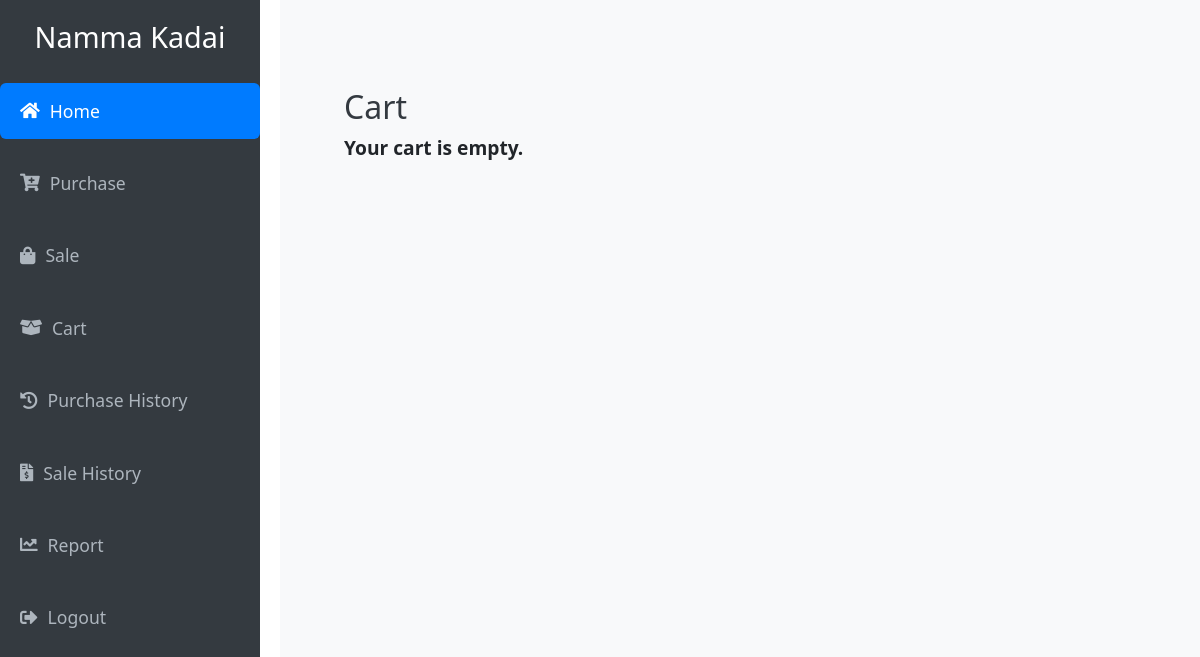
/cart (signed in), run on an earlier commit of the app's database.
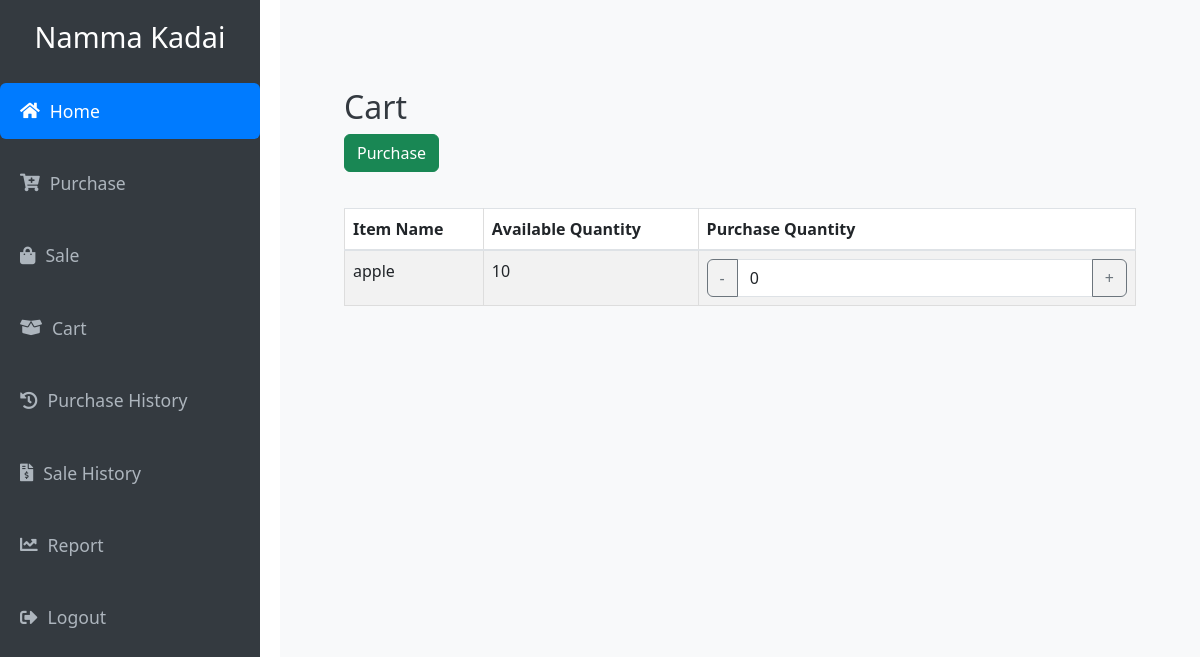
And on a later commit of the database.
### Namma_Kadai/models.py (models this page shows)
class Cart(db.Model):
    id = db.Column(db.Integer, primary_key=True)
    item_id = db.Column(db.Integer, db.ForeignKey('item.id'), nullable=False)
    product_name = db.Column(db.String(150), nullable=False)
    company_id = db.Column(db.Integer, db.ForeignKey('company.id'), nullable=False)
    available_qty = db.Column(db.Integer, nullable=False)
    purchase_qty = db.Column(db.Integer, nullable=False, default=0)

### Namma_Kadai/routes.py (the view)
@app.route('/cart')
@login_required
def cart():
    if not current_user.companies:
        flash("You need to be associated with a company to view the cart.", "error")
        return redirect(url_for('home'))
    cart_items = Cart.query.filter_by(company_id=current_user.companies.id).all()
    return render_template('cart.html', cart_items=cart_items)

### Namma_Kadai/routes.py (called while the page is built)
@login_manager.user_loader
def load_user(user_id):
    return User.query.get(int(user_id))

### Namma_Kadai/templates/cart.html (shortened to what this page needs)
{% extends "base.html" %}
{% block content %}
<div class="container mt-5">
    <h2>Cart</h2>
    {% if cart_items %}
        <form id="cart-form" action="{{ url_for('update_cart_quantities') }}" method="POST">
            <button type="submit" class="btn btn-success mb-3">Purchase</button>
            <table class="table table-striped">
                <thead>
                    <tr>
                        <th>Item Name</th>
                        <th>Available Quantity</th>
                        <th>Purchase Quantity</th>
                    </tr>
                </thead>
                <tbody>
                    {% for cart_item in cart_items %}
                        <tr>
                            <td>{{ cart_item.product_name }}</td>
                            <td>{{ cart_item.available_qty }}</td>
                            <td>
                                <div class="input-group">
                                    <button type="button" class="btn btn-outline-secondary" onclick="changeQuantity({{ cart_item.item_id }}, -1)">-</button>
                                    <input type="number" name="purchase_qty_{{ cart_item.item_id }}" id="purchase_qty_{{ cart_item.item_id }}"
                                           value="{{ cart_item.purchase_qty }}" min="1" class="form-control">
                                    <button type="button" class="btn btn-outline-secondary" onclick="changeQuantity({{ cart_item.item_id }}, 1)">+</button>
                                </div>
                            </td>
                        </tr>
                    {% endfor %}
                </tbody>
            </table>
        </form>
    {% else %}
        <p>Your cart is empty.</p>
    {% endif %}
</div>
{% endblock %}

What changed in the data, as far as the page shows it:
added Cart: product_name "apple", available_qty "10", purchase_qty "0"
Also different on the page:
text no longer shown: "Your cart is empty."
text now shown: "Purchase Item Name Available Quantity Purchase Quantity"
